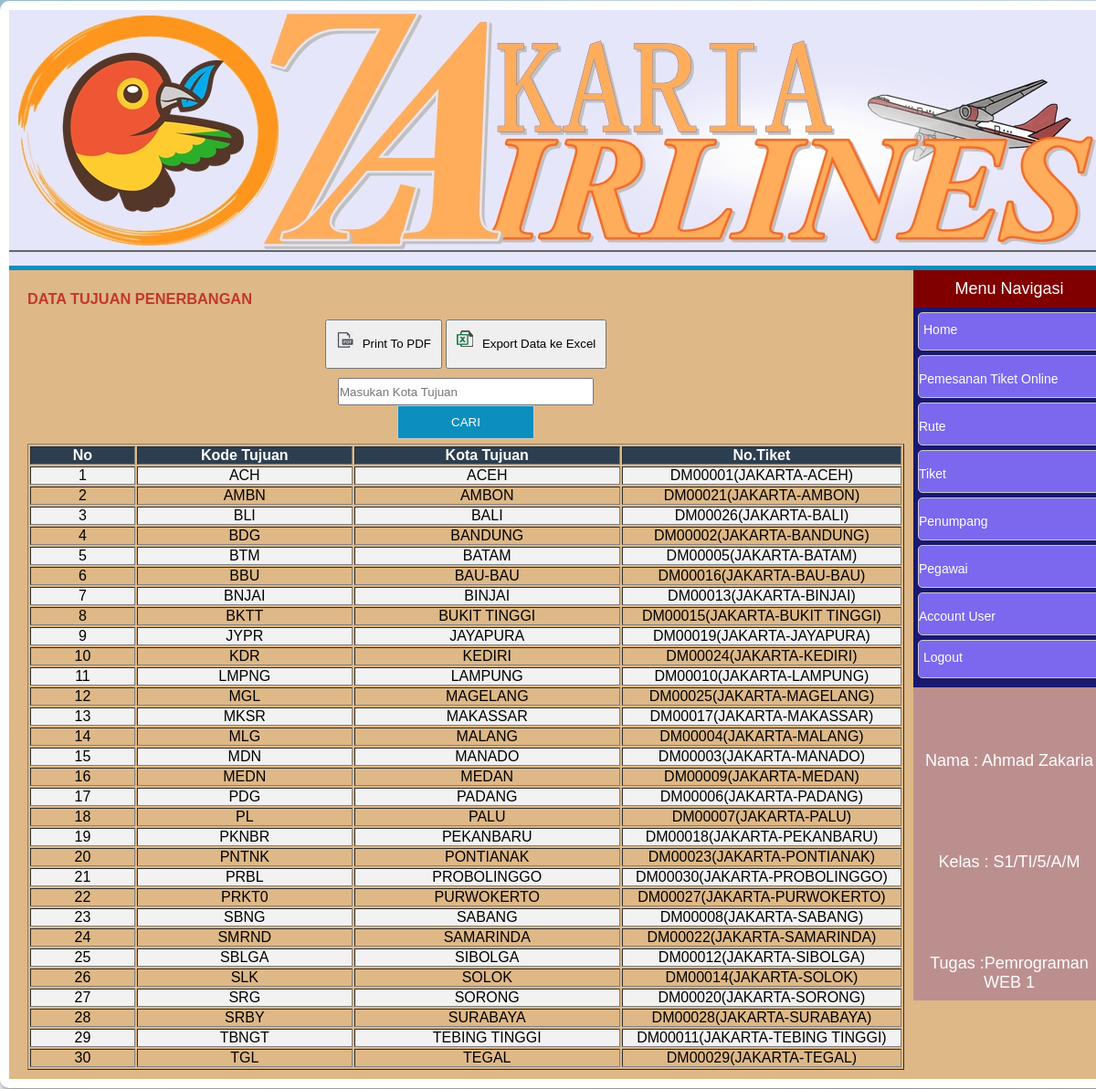
Page /admin/lihatdatatujuan.php (signed in) on the committed database.
### tables this page shows
CREATE TABLE `tbl_tujuan` (
  `no_tujuan` varchar(50) NOT NULL,
  `kota_tujuan` varchar(50) NOT NULL,
  `no_tiket` varchar(50) NOT NULL
);

### admin/lihatdatatujuan.php (the view, shortened to what this page needs)
<?php
include('template/top.php');
include('template/navigasi.php');
?>
<div id="main">
	<div class="content">
		<h3>Data Tujuan Penerbangan</h3>
	<p align=center><a href="export/exportpdf_rute.php"><button class="print"><img src="img/pdf.png">Print To PDF</button>
			<a href="export/exportexcel_rute.php"><button class="print"><img src="img/excel.png">Export Data ke Excel</button></a></p>
		<form action="" method="POST">
		<p align=center><input type="text" name="query" style="width: 280px; height: 30px;" placeholder="Masukan Kota Tujuan" autofocus autocomplete="off" /></p>
				<div class="input-group"><p align=center><input type="submit" name="cari" value="Cari" class="btn" style="width:150px";>
				</div>
		<table id="tabel"  border="1" cellpadding="3" >
			<tr>
				<p align=center><th style="width: 200px;">No</th>
				<p align=center><th style="width: 400px;">Kode Tujuan</th>
				<p align=center><th style="width: 450px;">Kota Tujuan</th>
				<p align=center><th style="width: 450px;">No.Tiket</th>
				</p>
	</tr>
		<?php include('koneksi/conn.php');
	$no=1;
	$query = $_POST['query'];
	if ($query !=''){
	$select = mysql_query("SELECT * FROM tbl_tujuan where kota_tujuan like '%$query%'");
	}else{
		$select = mysql_query("SELECT * FROM tbl_tujuan ORDER by kota_tujuan ASC");
	}
	while ($data = mysql_fetch_array ($select)){
				?>
				<tr>
					<td><p align=center><?php echo $no++?></td>
					<td><p align=center><?php echo $data['no_tujuan'];?></td>
					<td><p align=center><?php echo $data['kota_tujuan']; ?></td>
					<td><p align=center><?php echo $data['no_tiket']; ?></td>
				</tr>
				<?php } ?>
			</table>
		</div>
	</div>
	<?php include('template/footer.php'); ?>

### admin/style.css (style rules this page uses)
* { padding: 0; margin: 0; }
body { background: url(img/3.jpg) no-repeat fixed; background-size: cover; font-family: 'Oxygen', sans-serif; font-size: 14px; }
a:link { text-decoration: none; color: #fff; }
#main { background-color: #403F3F; }
.content { width: 960px; padding: 10px 0; float: left; margin-left: 20px; color: #c0392b; }
.content h3 { text-transform: uppercase; color: #c0392b; height: 20px; margin: 12px 0; }
.input-group { margin-bottom: 5px; }
.input-group input { padding:10px; border:1px solid #ccc; }
.btn { border: none; padding: 10px; background: #0C8FBF; color: #fff; text-transform: uppercase; text-align: center; cursor: pointer; }
tr:nth-child(even) { background-color: #f2f2f2 }
th { background-color:#2c3e50; color: white; text-align: center; }
.print { padding: 10px; line-height: 30px; margin-bottom: 10px; }
.print img { padding-right: 10px; float: left; }

### rows in the picture
tbl_tujuan: no_tujuan "ACH", kota_tujuan "ACEH", no_tiket "DM00001(JAKARTA-ACEH)"
tbl_tujuan: no_tujuan "AMBN", kota_tujuan "AMBON", no_tiket "DM00021(JAKARTA-AMBON)"
tbl_tujuan: no_tujuan "BLI", kota_tujuan "BALI", no_tiket "DM00026(JAKARTA-BALI)"
tbl_tujuan: no_tujuan "BDG", kota_tujuan "BANDUNG", no_tiket "DM00002(JAKARTA-BANDUNG)"
tbl_tujuan: no_tujuan "BTM", kota_tujuan "BATAM", no_tiket "DM00005(JAKARTA-BATAM)"
tbl_tujuan: no_tujuan "BBU", kota_tujuan "BAU-BAU", no_tiket "DM00016(JAKARTA-BAU-BAU)"
tbl_tujuan: no_tujuan "BNJAI", kota_tujuan "BINJAI", no_tiket "DM00013(JAKARTA-BINJAI)"
tbl_tujuan: no_tujuan "BKTT", kota_tujuan "BUKIT TINGGI", no_tiket "DM00015(JAKARTA-BUKIT TINGGI)"
tbl_tujuan: no_tujuan "JYPR", kota_tujuan "JAYAPURA", no_tiket "DM00019(JAKARTA-JAYAPURA)"
tbl_tujuan: no_tujuan "KDR", kota_tujuan "KEDIRI", no_tiket "DM00024(JAKARTA-KEDIRI)"
tbl_tujuan: no_tujuan "LMPNG", kota_tujuan "LAMPUNG", no_tiket "DM00010(JAKARTA-LAMPUNG)"
tbl_tujuan: no_tujuan "MGL", kota_tujuan "MAGELANG", no_tiket "DM00025(JAKARTA-MAGELANG)"
tbl_tujuan: no_tujuan "MKSR", kota_tujuan "MAKASSAR", no_tiket "DM00017(JAKARTA-MAKASSAR)"
tbl_tujuan: no_tujuan "MLG", kota_tujuan "MALANG", no_tiket "DM00004(JAKARTA-MALANG)"
tbl_tujuan: no_tujuan "MDN", kota_tujuan "MANADO", no_tiket "DM00003(JAKARTA-MANADO)"
tbl_tujuan: no_tujuan "MEDN", kota_tujuan "MEDAN", no_tiket "DM00009(JAKARTA-MEDAN)"
tbl_tujuan: no_tujuan "PDG", kota_tujuan "PADANG", no_tiket "DM00006(JAKARTA-PADANG)"
tbl_tujuan: no_tujuan "PL", kota_tujuan "PALU", no_tiket "DM00007(JAKARTA-PALU)"
tbl_tujuan: no_tujuan "PKNBR", kota_tujuan "PEKANBARU", no_tiket "DM00018(JAKARTA-PEKANBARU)"
tbl_tujuan: no_tujuan "PNTNK", kota_tujuan "PONTIANAK", no_tiket "DM00023(JAKARTA-PONTIANAK)"
tbl_tujuan: no_tujuan "PRBL", kota_tujuan "PROBOLINGGO", no_tiket "DM00030(JAKARTA-PROBOLINGGO)"
tbl_tujuan: no_tujuan "PRKT0", kota_tujuan "PURWOKERTO", no_tiket "DM00027(JAKARTA-PURWOKERTO)"
tbl_tujuan: no_tujuan "SBNG", kota_tujuan "SABANG", no_tiket "DM00008(JAKARTA-SABANG)"
tbl_tujuan: no_tujuan "SMRND", kota_tujuan "SAMARINDA", no_tiket "DM00022(JAKARTA-SAMARINDA)"
tbl_tujuan: no_tujuan "SBLGA", kota_tujuan "SIBOLGA", no_tiket "DM00012(JAKARTA-SIBOLGA)"
tbl_tujuan: no_tujuan "SLK", kota_tujuan "SOLOK", no_tiket "DM00014(JAKARTA-SOLOK)"
tbl_tujuan: no_tujuan "SRG", kota_tujuan "SORONG", no_tiket "DM00020(JAKARTA-SORONG)"
tbl_tujuan: no_tujuan "SRBY", kota_tujuan "SURABAYA", no_tiket "DM00028(JAKARTA-SURABAYA)"
tbl_tujuan: no_tujuan "TBNGT", kota_tujuan "TEBING TINGGI", no_tiket "DM00011(JAKARTA-TEBING TINGGI)"
tbl_tujuan: no_tujuan "TGL", kota_tujuan "TEGAL", no_tiket "DM00029(JAKARTA-TEGAL)"
